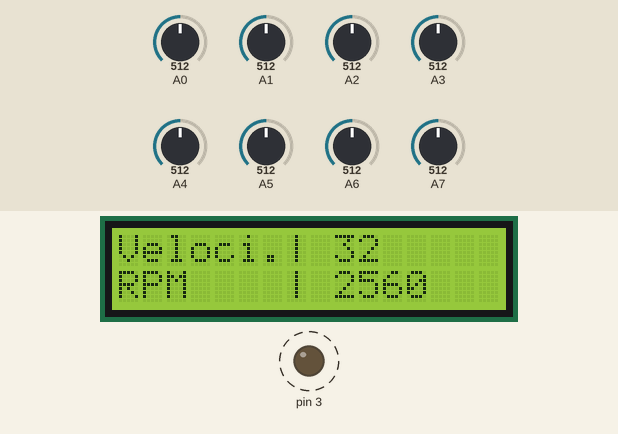
Bench run of a sketch on a simulated Arduino Mega 2560, built with avr-gcc and run on an emulated ATmega2560. Shown: 16×2 character LCD, output pins drawn as LEDs (lit = HIGH). Dashed ring = blinking. The test bench sets the inputs (shaded band); at power-on: A0 = 512, A1 = 512, A2 = 512, A3 = 512, A4 = 512, A5 = 512, A6 = 512, A7 = 512. No radio packets arrive unless stated.

Above: at 1.2 s.
1.3 s: A0 set to 716
At 2.79 s:
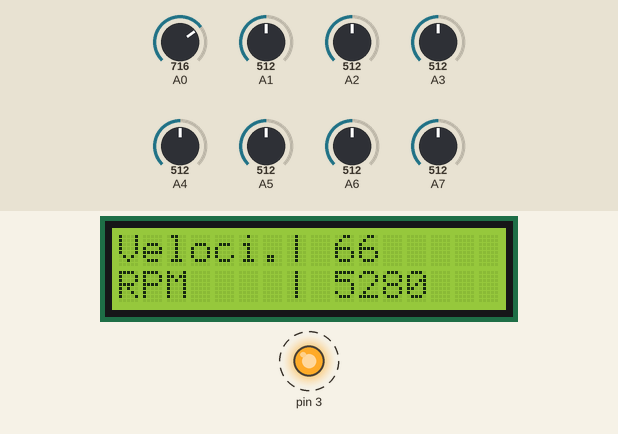
3.6 s: A1 set to 716
At 4.98 s:
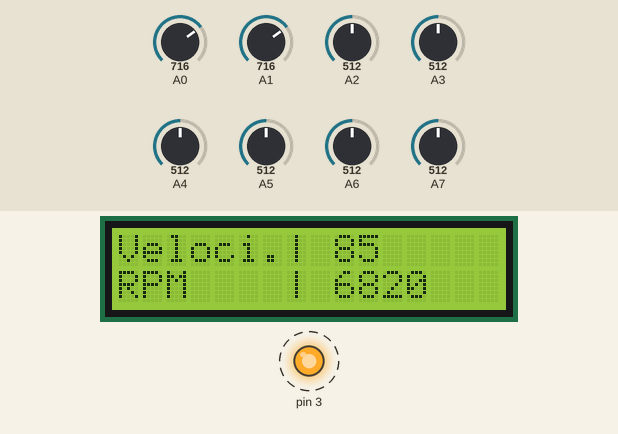
5.8 s: A2 set to 716
At 7.18 s:
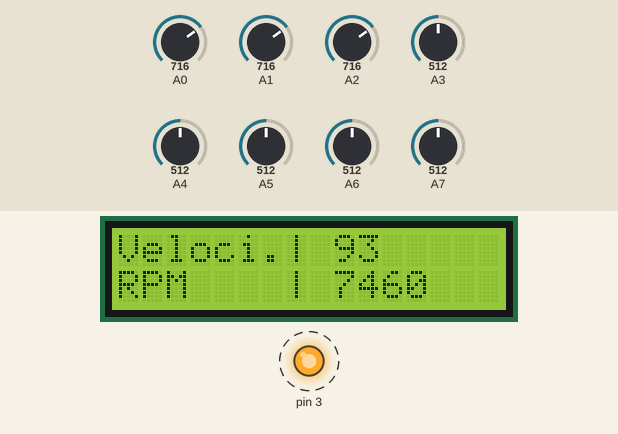
8.0 s: A3 set to 716
At 9.38 s:
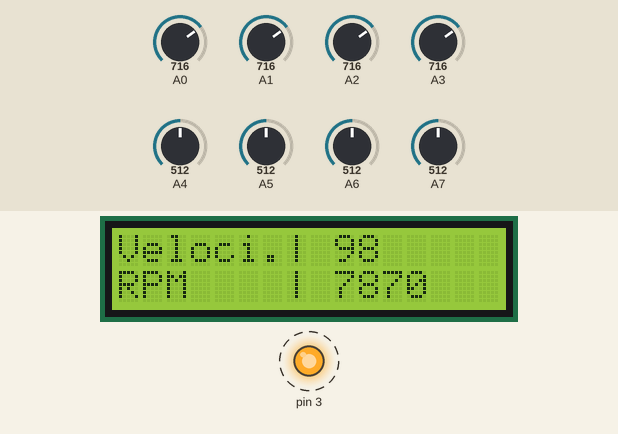
10.2 s: A4 set to 716
At 11.57 s:
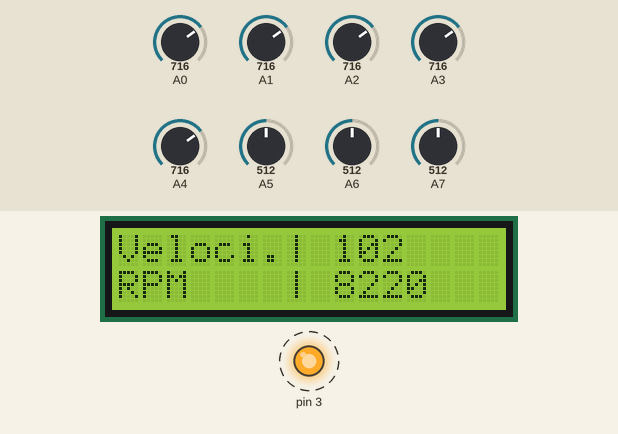
12.4 s: A5 set to 716
At 13.77 s:
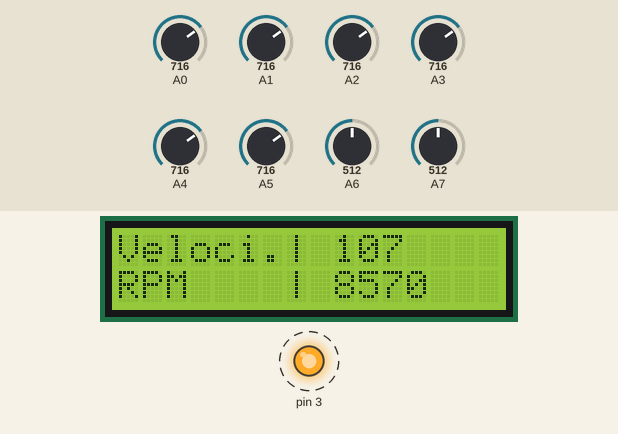
Timing chart, 0 to 15.6 s (numbered marks = the images above; inputs shaded):
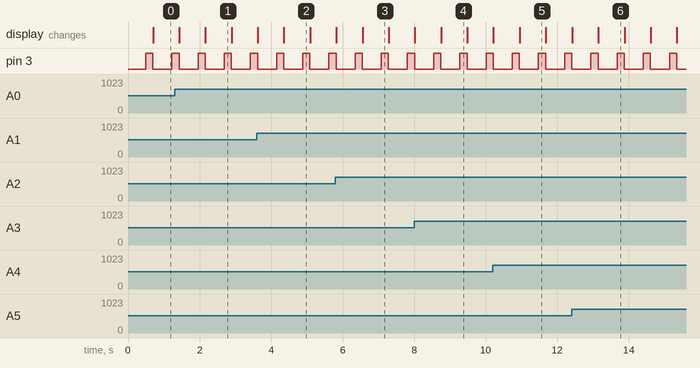

The sketch:

RF-emissor.ino
```cpp
/*
 * TRANSCEPTOR-EMISSOR - ARDUINO MEGA
 * Este processo se encarrega de transmitir as mensagens
 * ao Arduino Uno (receptor), além de mostrar no display
 * LCD informações correntes dos sensores e realizar as
 * medições necessárias dos sensores
 */

#include <nRF24L01.h>
#include <RF24.h>
#include <SPI.h>
#include <LiquidCrystal.h>

// -- TRANSCEPTOR --
// pinos CE e CSN
RF24 radio(49,53);

const uint64_t PIPE_COMANDO = 0xE8E8F0F0E1LL;
const uint64_t PIPE_RESPOSTA = 0xE8E8F0F0E2LL;

const int CMD_INTERROGA=11;
const int CMD_PING=21;
const int CMD_TEMP=31;

int msg[5];

const byte pinoChave=2;

// -- DISPLAY --
// pinos da interface
LiquidCrystal lcd(12, 11, 7, 6, 5, 4);
int pos = 0;

// -- RPM --
int rpm[8];
int rpmCalc=0;
int vel=0;

// -- ETC --
int tempoEnvioCte=0;

// -- FUNCOES AUXILIARES --
void enviaMsg() {
  radio.stopListening();
  radio.write(msg, sizeof(msg));
  radio.startListening();
}

void piscaLed(int l) {
  digitalWrite(l, HIGH);
  delay(200);
  digitalWrite(l, LOW);
}

void interroga(int comando, int v, int r) {
  msg[0]=comando;
  if (comando == CMD_TEMP) {
    msg[1]=v;
    msg[2]=r;
  }
  piscaLed(3);
  enviaMsg();
}

void atualizaDisplay(int vel, int rpm) {
  lcd.setCursor(0, 0);
  lcd.clear();
  lcd.print("Veloci.| ");
  lcd.print(vel);
  lcd.setCursor(0, 1);
  lcd.print("RPM    | ");
  lcd.print(rpm);
}

// -- SETUP --
void setup() {
  Serial.begin(9600);

  // transceptor
  pinMode(pinoChave,INPUT_PULLUP);
  radio.begin();
  radio.openWritingPipe(PIPE_COMANDO);
  radio.openReadingPipe(1,PIPE_RESPOSTA);
  radio.startListening();

  // push-buttons
  pinMode(3, OUTPUT);

  // display lcd
  lcd.begin(16, 2);
  lcd.print("Iniciando...    ");
    lcd.setCursor(0, 1);
  lcd.print("  Display...    ");
}

// -- LOOP --
void loop() {

  // envio temporizado de rpm
  if (tempoEnvioCte > 3) {
    for (int i=0; i<8; i++) {
      rpm[i] = analogRead(i);
      rpmCalc = rpmCalc + rpm[i];
    }
    rpmCalc = rpmCalc / 16 * 10;
    vel = rpmCalc/80;
    interroga(CMD_TEMP, vel, rpmCalc);
    tempoEnvioCte = 0;
  }
  else
    tempoEnvioCte = tempoEnvioCte + 1;

  // display
  atualizaDisplay(vel,rpmCalc);

  // delay
  delay(100);
}
```

Measured:
- by itself, pin 3: alternates HIGH for 0.20 s and LOW for 0.53 s
- what the display in image 1 shows lasts 0.7 s, from 2.2 s to 2.9 s
